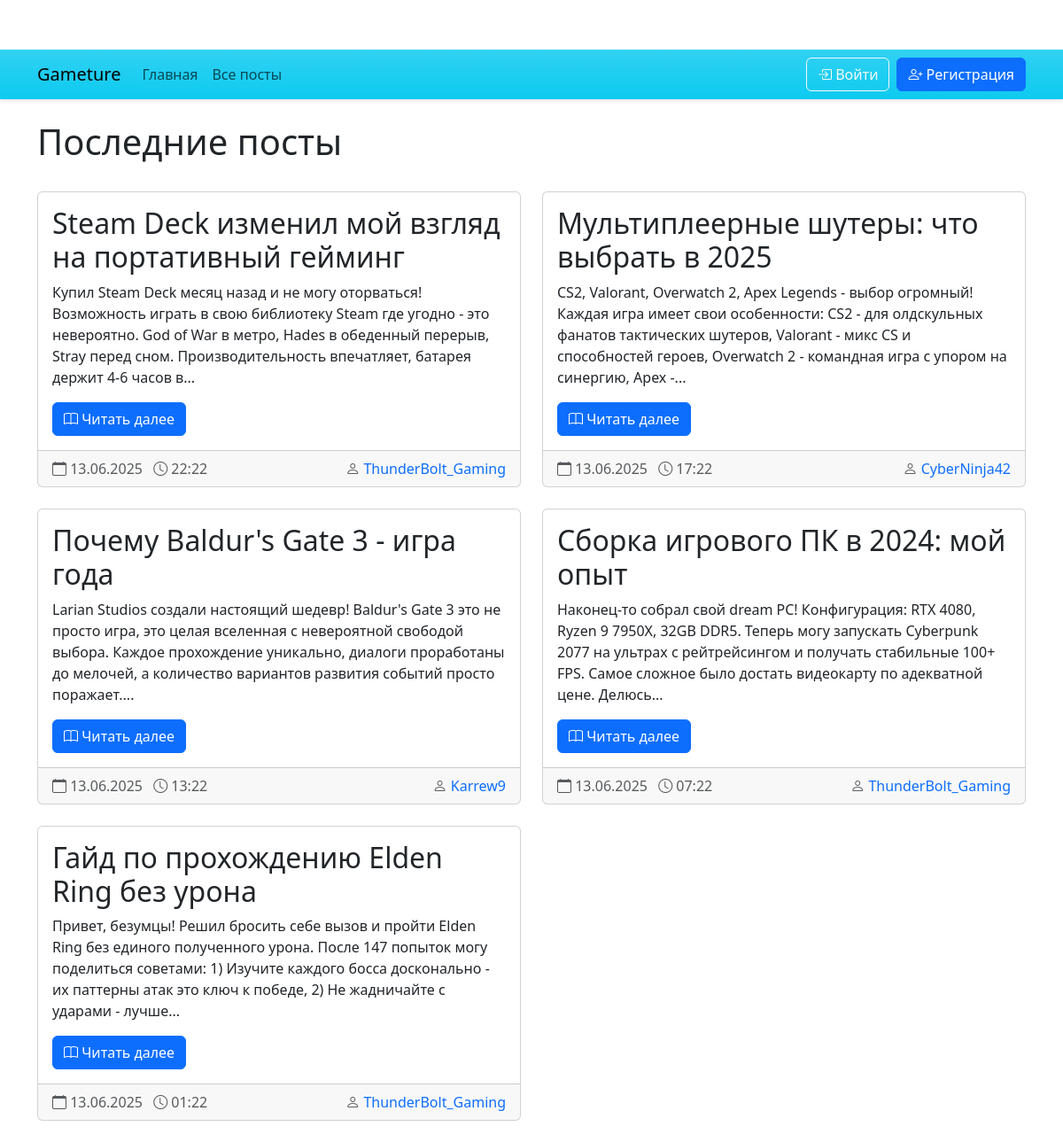
The page / on the database its author committed.
### infrastructure/database/models.py (models this page shows, shortened)
class PostModel(Base):
    __tablename__ = 'posts'
    id = Column(Integer, primary_key=True, index=True)
    title = Column(String, index=True, nullable=False)
    content = Column(Text, nullable=False)
    author_id = Column(Integer, ForeignKey('users.id'), nullable=False)
    created_at = Column(DateTime, default=datetime.now)
    updated_at = Column(DateTime, onupdate=datetime.utcnow)
    author = relationship("UserModel", back_populates="posts")
    comments = relationship("CommentModel", back_populates="post")

class UserModel(Base):
    __tablename__ = 'users'
    id = Column(Integer, primary_key=True, index=True)
    username = Column(String(50), unique=True, index=True, nullable=False)
    email = Column(String(100), unique=True, index=True, nullable=False)
    password_hash = Column(String(255), nullable=False)
    is_active = Column(Boolean, default=True)
    avatar_path = Column(String(255))  # Путь к аватарке
    bio = Column(String(500))
    created_at = Column(DateTime, default=datetime.utcnow)
    last_login = Column(DateTime, nullable=True)
    posts = relationship("PostModel", back_populates="author")
    comments = relationship("CommentModel", back_populates="author")

### main.py (the view)
    @app.get("/", response_class=HTMLResponse)  # Явно указываем класс ответа
    async def read_root(
            request: Request,
            db: Session = Depends(get_db),
            current_user: Optional[UserModel] = Depends(get_current_user_optional)
    ):
        posts = (
            db.query(PostModel)
                .options(joinedload(PostModel.author))
                .order_by(PostModel.created_at.desc())
                .limit(5)
                .all()
        )
        return templates.TemplateResponse(
            "index.html",
            {
                "request": request,
                "posts": posts,
                "current_user": current_user,
                "app_title": settings.APP_TITLE,
                "app_description": settings.APP_DESCRIPTION
            }
        )

### templates/index.html (shortened to what this page needs)
{% extends "base.html" %}
{% block content %}
<div class="d-flex justify-content-between align-items-center mb-4">
    <h1>Последние посты</h1>
</div>
{% if posts %}
    <div class="row">
        {% for post in posts %}
        <div class="col-md-6 mb-4">
            <div class="card h-100">
                <div class="card-body">
                    <h2 class="card-title">{{ post.title }}</h2>
                    <p class="card-text">
                        {{ post.content|truncate(250) }}
                    </p>
                    <a href="/posts/{{ post.id }}" class="btn btn-primary">
                        <i class="bi bi-book"></i> Читать далее
                    </a>
                </div>
                <div class="card-footer text-muted">
                    <div class="d-flex justify-content-between">
                        <div>
                            <i class="bi bi-calendar"></i> {{ post.created_at.strftime('%d.%m.%Y') }}
                            <i class="bi bi-clock ms-2"></i> {{ post.created_at.strftime('%H:%M') }}
                        </div>
                        <div>
                            <i class="bi bi-person"></i>
                            <a href="/users/{{ post.author.id }}" class="text-decoration-none">
                                {{ post.author.username }}
                            </a>
                        </div>
                    </div>
                </div>
            </div>
        </div>
        {% endfor %}
    </div>
{% endif %}
{% endblock %}

### templates/base.html (shortened to what this page needs)
<!DOCTYPE html>
<html lang="ru">
<head>
    <link href="https://cdn.jsdelivr.net/npm/bootstrap@5.3.0/dist/css/bootstrap.min.css" rel="stylesheet">
    <link rel="stylesheet" href="/static/css/styles.css">
    <link rel="stylesheet" href="https://cdn.jsdelivr.net/npm/bootstrap-icons@1.10.0/font/bootstrap-icons.css">
</head>
<body>
    <nav class="navbar navbar-expand-lg navbar bg-info bg-gradient">
      <div class="container">
        <a class="navbar-brand" href="/">{{ app_title }}</a>
        <div class="collapse navbar-collapse" id="navbarNav">
          <ul class="navbar-nav me-auto">
            <li class="nav-item">
              <a class="nav-link" href="/">Главная</a>
            </li>
            <li class="nav-item">
              <a class="nav-link" href="/posts">Все посты</a>
            </li>
          </ul>
          <div class="d-flex">
            {% if current_user %}
            <div class="dropdown">
              <button class="btn btn-outline-light dropdown-toggle" type="button" data-bs-toggle="dropdown">
                <i class="bi bi-person-circle"></i> {{ current_user.username }}
              </button>
              <ul class="dropdown-menu dropdown-menu-end">
                <li><a class="dropdown-item" href="/profile"><i class="bi bi-person"></i> Профиль</a></li>
                <li><a class="dropdown-item" href="/settings"><i class="bi bi-plus-lg"></i> Настройки</a></li>
                <li><a class="dropdown-item" href="/posts/new"><i class="bi bi-plus-lg"></i> Новый пост</a></li>
                <li><hr class="dropdown-divider"></li>
                <li>
                  <form action="/auth/logout" method="post" class="dropdown-item">
                    <button type="submit" class="btn btn-link p-0 text-start w-100">
                      <i class="bi bi-box-arrow-right"></i> Выйти
                    </button>
                  </form>
                </li>
              </ul>
            </div>
            {% else %}
            <button class="btn btn-outline-light me-2" data-bs-toggle="modal" data-bs-target="#loginModal">
              <i class="bi bi-box-arrow-in-right"></i> Войти
            </button>
            <button class="btn btn-primary" data-bs-toggle="modal" data-bs-target="#registerModal">
              <i class="bi bi-person-plus"></i> Регистрация
            </button>
            {% endif %}
          </div>
        </div>
      </div>
    </nav>
    <div class="container mt-4">
        {% block content %}{% endblock %}
    </div>
</body>
</html>

### static/css/styles.css (style rules this page uses)
body { padding-top: 3.5rem; }
.card { transition: transform .2s; }
.navbar { background-color: #064894; box-shadow: 0 2px 4px rgba(0,0,0,.1); }

### rows shown on the page
PostModel: title "Steam Deck изменил мой взгляд на портативный гейминг", content "Купил Steam Deck месяц назад и не могу оторваться! Возможность играть в свою библиотеку Steam где угодно - это невероятно. God of War в метро, Hades в обеденный перерыв, Stray перед сном. Производительность впечатляет, батарея держит 4-6 часов в...", created_at "13.06.2025", created_at "22:22", author.username "ThunderBolt_Gaming"
PostModel: title "Мультиплеерные шутеры: что выбрать в 2025", content "CS2, Valorant, Overwatch 2, Apex Legends - выбор огромный! Каждая игра имеет свои особенности: CS2 - для олдскульных фанатов тактических шутеров, Valorant - микс CS и способностей героев, Overwatch 2 - командная игра с упором на синергию, Apex -...", created_at "13.06.2025", created_at "17:22", author.username "CyberNinja42"
PostModel: title "Почему Baldur's Gate 3 - игра года", content "Larian Studios создали настоящий шедевр! Baldur's Gate 3 это не просто игра, это целая вселенная с невероятной свободой выбора. Каждое прохождение уникально, диалоги проработаны до мелочей, а количество вариантов развития событий просто поражает....", created_at "13.06.2025", created_at "13:22", author.username "Karrew9"
PostModel: title "Сборка игрового ПК в 2024: мой опыт", content "Наконец-то собрал свой dream PC! Конфигурация: RTX 4080, Ryzen 9 7950X, 32GB DDR5. Теперь могу запускать Cyberpunk 2077 на ультрах с рейтрейсингом и получать стабильные 100+ FPS. Самое сложное было достать видеокарту по адекватной цене. Делюсь...", created_at "13.06.2025", created_at "07:22", author.username "ThunderBolt_Gaming"
PostModel: title "Гайд по прохождению Elden Ring без урона", content "Привет, безумцы! Решил бросить себе вызов и пройти Elden Ring без единого полученного урона. После 147 попыток могу поделиться советами: 1) Изучите каждого босса досконально - их паттерны атак это ключ к победе, 2) Не жадничайте с ударами - лучше...", created_at "13.06.2025", created_at "01:22", author.username "ThunderBolt_Gaming"

### other values the page prints
{{ app_title }} "Gameture"
